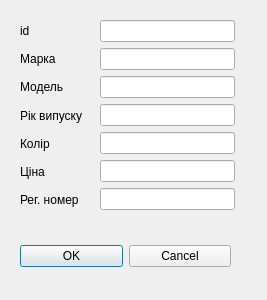
<?xml version="1.0" encoding="UTF-8"?>
<ui version="4.0">
 <class>Dialog</class>
 <widget class="QDialog" name="Dialog">
  <property name="geometry">
   <rect>
    <x>0</x>
    <y>0</y>
    <width>267</width>
    <height>300</height>
   </rect>
  </property>
  <property name="windowTitle">
   <string>Dialog</string>
  </property>
  <widget class="QWidget" name="layoutWidget">
   <property name="geometry">
    <rect>
     <x>20</x>
     <y>240</y>
     <width>211</width>
     <height>33</height>
    </rect>
   </property>
   <layout class="QHBoxLayout">
    <property name="spacing">
     <number>6</number>
    </property>
    <property name="leftMargin">
     <number>0</number>
    </property>
    <property name="topMargin">
     <number>0</number>
    </property>
    <property name="rightMargin">
     <number>0</number>
    </property>
    <property name="bottomMargin">
     <number>0</number>
    </property>
    <item>
     <widget class="QPushButton" name="okButton">
      <property name="text">
       <string>OK</string>
      </property>
     </widget>
    </item>
    <item>
     <widget class="QPushButton" name="cancelButton">
      <property name="text">
       <string>Cancel</string>
      </property>
     </widget>
    </item>
   </layout>
  </widget>
  <widget class="QWidget" name="layoutWidget_2">
   <property name="geometry">
    <rect>
     <x>100</x>
     <y>20</y>
     <width>135</width>
     <height>192</height>
    </rect>
   </property>
   <layout class="QVBoxLayout" name="verticalLayout">
    <item>
     <widget class="QLineEdit" name="lineEdit_id"/>
    </item>
    <item>
     <widget class="QLineEdit" name="lineEdit_mark"/>
    </item>
    <item>
     <widget class="QLineEdit" name="lineEdit_model"/>
    </item>
    <item>
     <widget class="QLineEdit" name="lineEdit_year"/>
    </item>
    <item>
     <widget class="QLineEdit" name="lineEdit_color"/>
    </item>
    <item>
     <widget class="QLineEdit" name="lineEdit_price"/>
    </item>
    <item>
     <widget class="QLineEdit" name="lineEdit_RegNum"/>
    </item>
   </layout>
  </widget>
  <widget class="QWidget" name="layoutWidget_3">
   <property name="geometry">
    <rect>
     <x>20</x>
     <y>20</y>
     <width>71</width>
     <height>191</height>
    </rect>
   </property>
   <layout class="QGridLayout" name="gridLayout">
    <item row="0" column="0">
     <widget class="QLabel" name="label">
      <property name="text">
       <string>id</string>
      </property>
     </widget>
    </item>
    <item row="1" column="0">
     <widget class="QLabel" name="label_2">
      <property name="text">
       <string>Марка</string>
      </property>
     </widget>
    </item>
    <item row="2" column="0">
     <widget class="QLabel" name="label_3">
      <property name="text">
       <string>Модель</string>
      </property>
     </widget>
    </item>
    <item row="3" column="0">
     <widget class="QLabel" name="label_4">
      <property name="text">
       <string>Рік випуску</string>
      </property>
     </widget>
    </item>
    <item row="4" column="0">
     <widget class="QLabel" name="label_5">
      <property name="text">
       <string>Колір</string>
      </property>
     </widget>
    </item>
    <item row="5" column="0">
     <widget class="QLabel" name="label_6">
      <property name="text">
       <string>Ціна</string>
      </property>
     </widget>
    </item>
    <item row="6" column="0">
     <widget class="QLabel" name="label_7">
      <property name="text">
       <string>Рег. номер</string>
      </property>
     </widget>
    </item>
   </layout>
  </widget>
 </widget>
 <resources/>
 <connections>
  <connection>
   <sender>okButton</sender>
   <signal>clicked()</signal>
   <receiver>Dialog</receiver>
   <slot>accept()</slot>
   <hints>
    <hint type="sourcelabel">
     <x>278</x>
     <y>253</y>
    </hint>
    <hint type="destinationlabel">
     <x>96</x>
     <y>254</y>
    </hint>
   </hints>
  </connection>
  <connection>
   <sender>cancelButton</sender>
   <signal>clicked()</signal>
   <receiver>Dialog</receiver>
   <slot>reject()</slot>
   <hints>
    <hint type="sourcelabel">
     <x>369</x>
     <y>253</y>
    </hint>
    <hint type="destinationlabel">
     <x>179</x>
     <y>282</y>
    </hint>
   </hints>
  </connection>
 </connections>
</ui>
